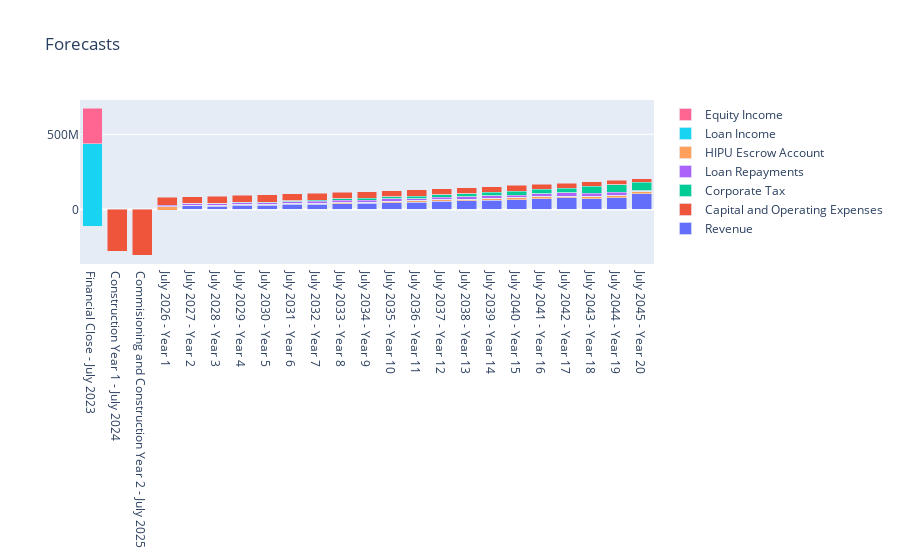

Notebook code cell kept with this figure:
### Code cell
fig = go.Figure(data=traces)
# Change the bar mode
fig.update_layout(barmode='stack')


fig.update_layout(title='Forecasts')

fig.show()

### Figure 1 — Plotly figure (JSON) as saved in the notebook; plotly's stock layout.template omitted (floating-point values rounded to 4 significant figures)
{"data": [{"name": "Revenue", "type": "bar", "x": ["Financial Close - July 2023", "Construction Year 1 - July 2024", "Commisioning and Construction Year 2 - July 2025", "July 2026 - Year 1", "July 2027 - Year 2", "July 2028 - Year 3", "July 2029 - Year 4", "July 2030 - Year 5", "July 2031 - Year 6", "July 2032 - Year 7", "July 2033 - Year 8", "July 2034 - Year 9", "July 2035 - Year 10", "July 2036 - Year 11", "July 2037 - Year 12", "July 2038 - Year 13", "July 2039 - Year 14", "July 2040 - Year 15", "July 2041 - Year 16", "July 2042 - Year 17", "July 2043 - Year 18", "July 2044 - Year 19", "July 2045 - Year 20"], "y": [0, 0, 0, 80541120, 84568176, 88800000.0, 93240000.0, 97900000.0, 102800000.0, 107900000.0, 113300000.0, 119000000.0, 124900000.0, 131200000.0, 137800000.0, 144600000.0, 151900000.0, 159500000.0, 167400000.0, 175800000.0, 184600000.0, 193800000.0, 203500000.0]}, {"name": "Capital and Operating Expenses", "type": "bar", "x": ["Financial Close - July 2023", "Construction Year 1 - July 2024", "Commisioning and Construction Year 2 - July 2025", "July 2026 - Year 1", "July 2027 - Year 2", "July 2028 - Year 3", "July 2029 - Year 4", "July 2030 - Year 5", "July 2031 - Year 6", "July 2032 - Year 7", "July 2033 - Year 8", "July 2034 - Year 9", "July 2035 - Year 10", "July 2036 - Year 11", "July 2037 - Year 12", "July 2038 - Year 13", "July 2039 - Year 14", "July 2040 - Year 15", "July 2041 - Year 16", "July 2042 - Year 17", "July 2043 - Year 18", "July 2044 - Year 19", "July 2045 - Year 20"], "y": [-104906000, -282103500, -308843550, -52930000.0, -46820000.0, -51420000.0, -45470000.0, -49790000.0, -44000000.0, -47670000.0, -42640000.0, -45730000.0, -40360000.0, -44080000.0, -39120000.0, -41350000.0, -37100000.0, -38440000.0, -34140000.0, -34030000.0, -30880000.0, -29920000.0, -24180000.0]}, {"name": "Corporate Tax", "type": "bar", "x": ["Financial Close - July 2023", "Construction Year 1 - July 2024", "Commisioning and Construction Year 2 - July 2025", "July 2026 - Year 1", "July 2027 - Year 2", "July 2028 - Year 3", "July 2029 - Year 4", "July 2030 - Year 5", "July 2031 - Year 6", "July 2032 - Year 7", "July 2033 - Year 8", "July 2034 - Year 9", "July 2035 - Year 10", "July 2036 - Year 11", "July 2037 - Year 12", "July 2038 - Year 13", "July 2039 - Year 14", "July 2040 - Year 15", "July 2041 - Year 16", "July 2042 - Year 17", "July 2043 - Year 18", "July 2044 - Year 19", "July 2045 - Year 20"], "y": [0, 0, 0, 0, -673900.0, -561700.0, -3679000.0, -3783000.0, -6989000.0, -7428000.0, -10560000.0, -11330000.0, -14730000.0, -15480000.0, -18940000.0, -20340000.0, -23780000.0, -25660000.0, -29340000.0, -31880000.0, -46120000.0, -49170000.0, -53800000.0]}, {"name": "Loan Repayments", "type": "bar", "x": ["Financial Close - July 2023", "Construction Year 1 - July 2024", "Commisioning and Construction Year 2 - July 2025", "July 2026 - Year 1", "July 2027 - Year 2", "July 2028 - Year 3", "July 2029 - Year 4", "July 2030 - Year 5", "July 2031 - Year 6", "July 2032 - Year 7", "July 2033 - Year 8", "July 2034 - Year 9", "July 2035 - Year 10", "July 2036 - Year 11", "July 2037 - Year 12", "July 2038 - Year 13", "July 2039 - Year 14", "July 2040 - Year 15", "July 2041 - Year 16", "July 2042 - Year 17", "July 2043 - Year 18", "July 2044 - Year 19", "July 2045 - Year 20"], "y": [0, 0, 0, -11500000, -13594494, -14544335, -15906984, -16823430, -18940697, -19040508, -21934378, -22315288, -23814468, -24022852, -26080217, -26806415, -28936670, -29796834, -32562191, -33480523, -36617291, -37715560, -20629658]}, {"name": "HIPU Escrow Account", "type": "bar", "x": ["Financial Close - July 2023", "Construction Year 1 - July 2024", "Commisioning and Construction Year 2 - July 2025", "July 2026 - Year 1", "July 2027 - Year 2", "July 2028 - Year 3", "July 2029 - Year 4", "July 2030 - Year 5", "July 2031 - Year 6", "July 2032 - Year 7", "July 2033 - Year 8", "July 2034 - Year 9", "July 2035 - Year 10", "July 2036 - Year 11", "July 2037 - Year 12", "July 2038 - Year 13", "July 2039 - Year 14", "July 2040 - Year 15", "July 2041 - Year 16", "July 2042 - Year 17", "July 2043 - Year 18", "July 2044 - Year 19", "July 2045 - Year 20"], "y": [-7000000, 0, 0, -22500000, 1125000, 2193750, 3209000.0, 4174000.0, 5090000.0, 5960000.0, 6787000.0, 7573000.0, 8319000.0, 9028000.0, 9702000.0, 10340000.0, 10950000.0, 11530000.0, 12080000.0, 12600000.0, 13090000.0, 13560000.0, 14010000.0]}, {"name": "Loan Income", "type": "bar", "x": ["Financial Close - July 2023", "Construction Year 1 - July 2024", "Commisioning and Construction Year 2 - July 2025", "July 2026 - Year 1", "July 2027 - Year 2", "July 2028 - Year 3", "July 2029 - Year 4", "July 2030 - Year 5", "July 2031 - Year 6", "July 2032 - Year 7", "July 2033 - Year 8", "July 2034 - Year 9", "July 2035 - Year 10", "July 2036 - Year 11", "July 2037 - Year 12", "July 2038 - Year 13", "July 2039 - Year 14", "July 2040 - Year 15", "July 2041 - Year 16", "July 2042 - Year 17", "July 2043 - Year 18", "July 2044 - Year 19", "July 2045 - Year 20"], "y": [550062792, 0, 0, 0, 0, 0, 0, 0, 0, 0, 0, 0, 0, 0, 0, 0, 0, 0, 0, 0, 0, 0, 0]}, {"name": "Equity Income", "type": "bar", "x": ["Financial Close - July 2023", "Construction Year 1 - July 2024", "Commisioning and Construction Year 2 - July 2025", "July 2026 - Year 1", "July 2027 - Year 2", "July 2028 - Year 3", "July 2029 - Year 4", "July 2030 - Year 5", "July 2031 - Year 6", "July 2032 - Year 7", "July 2033 - Year 8", "July 2034 - Year 9", "July 2035 - Year 10", "July 2036 - Year 11", "July 2037 - Year 12", "July 2038 - Year 13", "July 2039 - Year 14", "July 2040 - Year 15", "July 2041 - Year 16", "July 2042 - Year 17", "July 2043 - Year 18", "July 2044 - Year 19", "July 2045 - Year 20"], "y": [235700000.0, 0, 0, 0, 0, 0, 0, 0, 0, 0, 0, 0, 0, 0, 0, 0, 0, 0, 0, 0, 0, 0, 0]}], "layout": {"barmode": "stack", "title": {"text": "Forecasts"}}}
